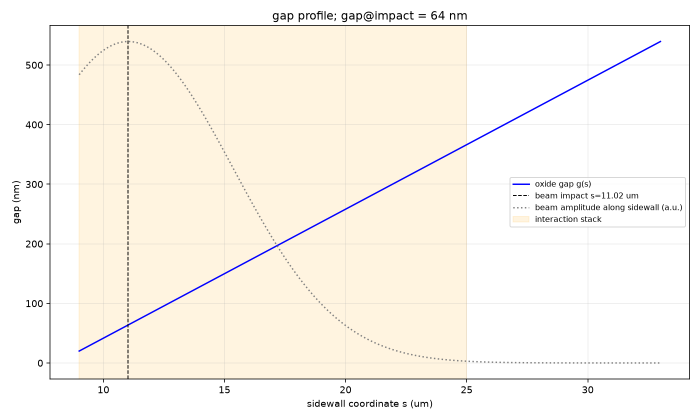
#> input picture 20260918_volumetric_edge_coupling/reports/figs/fig_gap_profile.png, 1400 x 840 px (shown at 1/2 size)
$ python -i build.py   (imports and definitions only)
#> lines starting #> are read from the running program, lines starting #| are printed output that depends on the picture
"""Stage 6: build the gallery (index.html) and one self-contained viewer per patent (p/<pn>.html).

Usage: python3 -I pipeline/build.py [--only <pn> ...]
index.html holds light records (bibliography, counts, front-page trace) and links to p/<pn>.html;
each patent page embeds its own scans, crops, traces and text, so every file works from file://.
Reads data/<pn>/{meta,text,figures,notes}.json, data/<pn>/traces/fig-<id>.json,
work/<pn>/figs/fig-<id>.png and work/<pn>/pages/p-NNN.png for every patent directory in data/.
Cross-links are computed here once: numeral spans and FIG. spans per paragraph, and per-part
mention sentences, so the page only wraps precomputed spans.
"""
import argparse
import base64
import io
import json
import re
from pathlib import Path

from PIL import Image

ROOT = Path(__file__).resolve().parent.parent

UNIT_WORDS = {
    "bit", "bits", "element", "elements", "clock", "clocks", "period", "periods", "word", "words", "parcel",
    "parcels", "times", "per", "percent", "degrees", "ns", "nanoseconds", "nanosecond", "inches", "inch", "cm",
    "mm", "gpm", "cfm", "psi", "watts", "kw", "minutes", "seconds", "octal", "registers", "register", "%",
    "x", "microns", "feet", "°",
}
PREV_BLOCK = {"fig.", "figs.", "fig", "figs", "claim", "claims", "column", "columns", "page",
              "no.", "nos.", "ser.", "patent", "about", "approximately", "of", "than", "from", "by", "only"}
ABBREV = ["FIGS.", "FIG.", "Figs.", "Fig.", "No.", "Nos.", "et al.", "e.g.", "i.e.", "U.S.", "approx.", "Inc.", "vs."]
FIG_RE = re.compile(r"\b(FIGS?|Figs?)\.?\s*(\d+[A-Z]?)((?:\s*(?:,|and|through|to|-)\s*\d+[A-Z]?)*)")
NUM_RE = re.compile(r"(?<![\w.,/-])(\d{1,3}[a-zA-Z]?['\u2032\u2033\u2034]{0,3})(?![\w/]|\.\d|,\d)")  # primes: 3', 4'', 320′
PRIMES = "'\u2032\u2033\u2034"
PRIME_ASCII = str.maketrans({"\u2032": "'", "\u2033": "''", "\u2034": "'''"})  # parts use ASCII primes
# "pump sources 42,48" (no space) and "areas 51-54": every member must be a known numeral; a 3-digit
# group after a comma reads as a thousands separator ("1,000") and is left alone
LIST_RE = re.compile(r"(?<![\w.,/-])\d{1,3}[a-zA-Z]?(?:,\d{1,2}[a-zA-Z]?|,\d{4,}|,\d{1,3}[a-zA-Z])+(?![\w/.]\d|,\d)")
RANGE_RE = re.compile(r"(?<![\w.,/-])(\d{1,3}[a-zA-Z]?)-(\d{1,3}[a-zA-Z]?)(?![\w/]|\.\d|,\d)")


# [4 lines left out: function b64png, not called in this run]


def as_bilevel(path: Path, scale: float = 1.0) -> Image.Image:
#> called with scale = 1
    im = Image.open(path).convert("L")
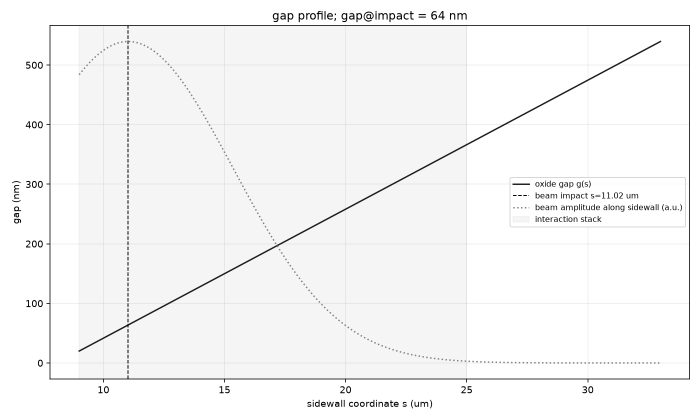
#> im: PIL image 1400x840 L (shown at 1/2 size); min 0, max 255, mean 246
    if scale != 1.0:
        im = im.resize((round(im.width * scale), round(im.height * scale)), Image.LANCZOS)
        return im.convert("L")  # keep grey when downscaled, 1-bit would alias
    return im.point(lambda v: 255 if v > 140 else 0).convert("1")
#> returned value: PIL image 1400x840 1; 98.2% white; black in thin lines or dots


# [146 lines left out: functions sentences, link_spans, load_patent, not called in this run]


GROUPS = ["Cray", "Impact and royalties", "Classic products", "Industry legends"]


# [62 lines left out: functions place, light, page_html, main, not called in this run]


# [2 lines not run here, left out]

>>> result = as_bilevel('../../20260918_volumetric_edge_coupling/reports/figs/fig_gap_profile.png')

$ run again, on 20260918_volumetric_edge_coupling/reports/figs/fig_port_mode_export.png
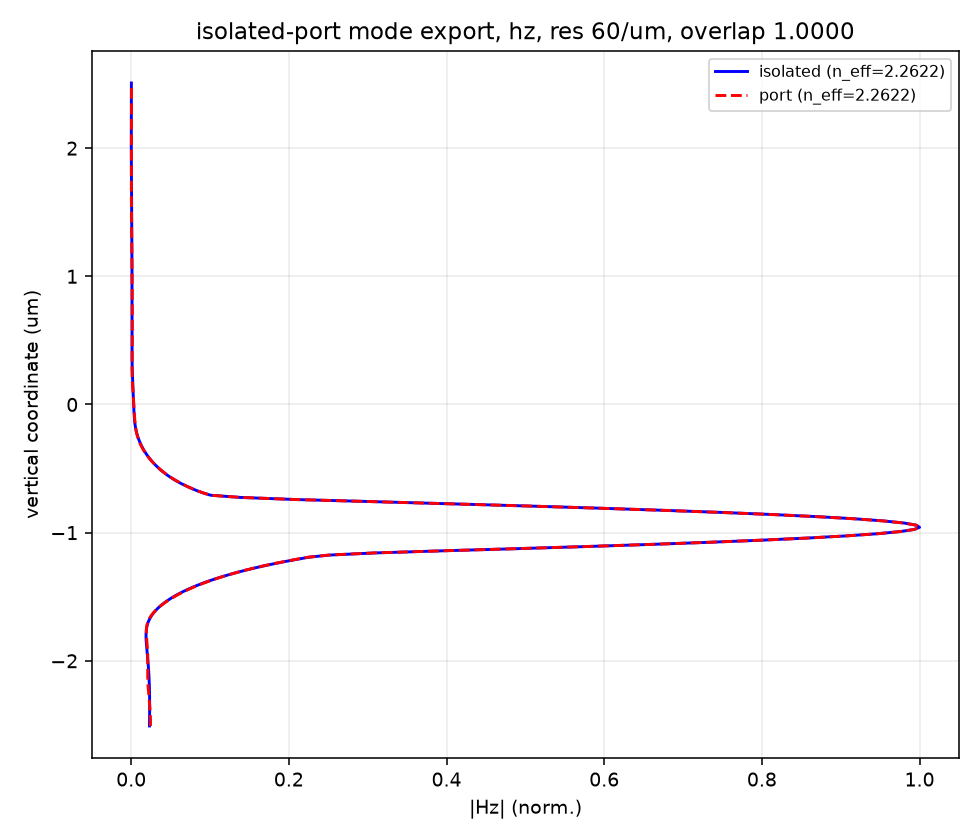
#> input picture 20260918_volumetric_edge_coupling/reports/figs/fig_port_mode_export.png, 980 x 840 px
#> in as_bilevel, `return im.point(lambda v: 255 if v > 140 else 0).convert("1")`:
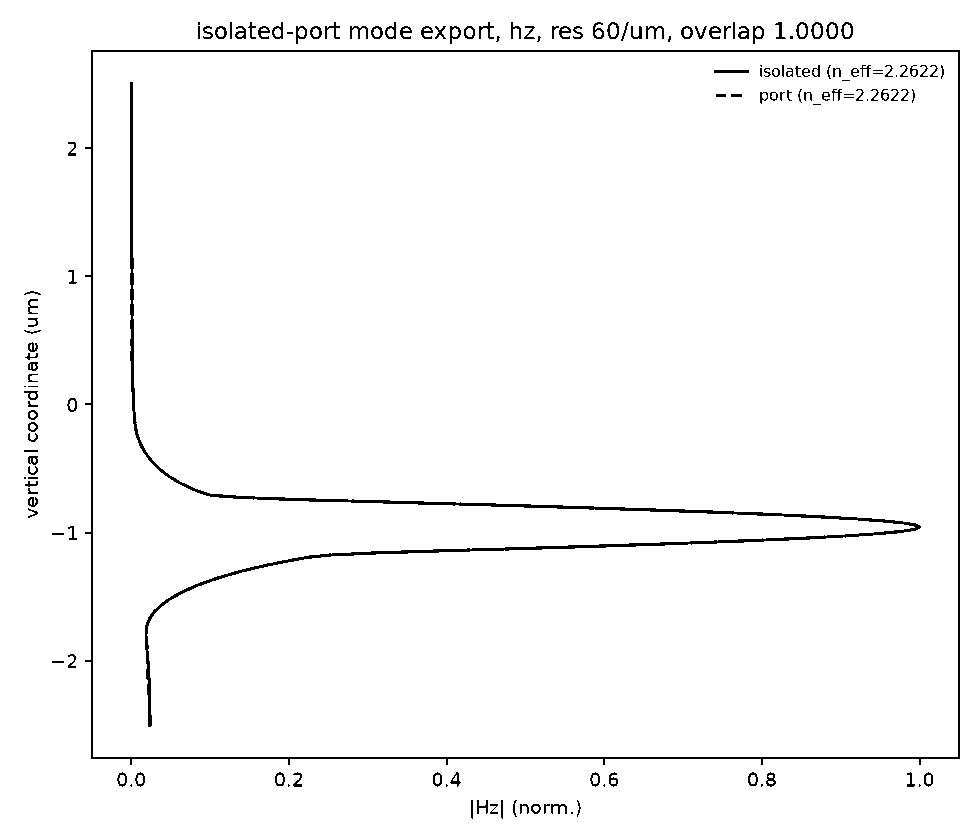
#> returned value: PIL image 980x840 1; 97.6% white; black in thin lines or dots
